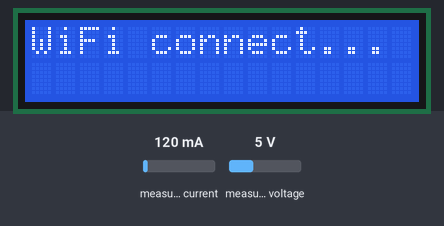
A sketch run on a simulated ESP32. On the bench: 16×2 character LCD. The test bench sets the inputs (shaded band); at power-on: measured current 120 mA, measured voltage 5 V. WiFi joins after 1.5 s; servers stay silent unless stated; uploads are accepted with an empty reply; what the sketch prints to the serial monitor is not drawn.

Above: at 1.6 s.
At 6.3 s:
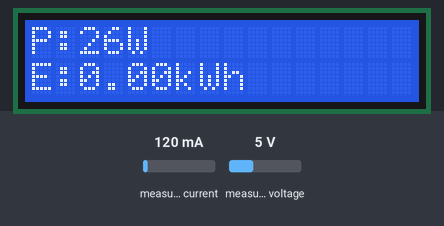
6.4 s: measured current set to 40 mA
At 7.6 s:
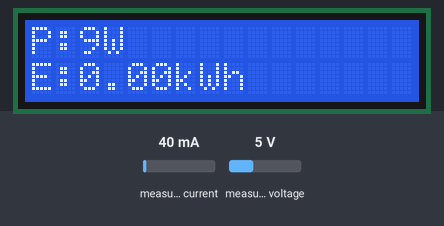
9.5 s: measured voltage set to 0.3 V
At 12.1 s:
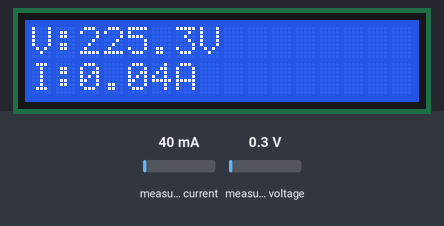
12.6 s: measured current set to 500 mA
At 15.1 s:
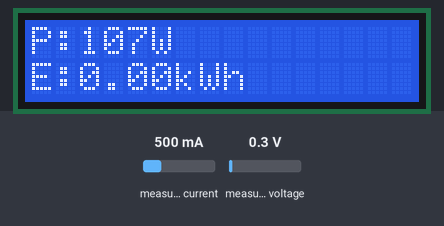
Timing chart, 0 to 16.6 s (numbered marks = the images above; inputs shaded):
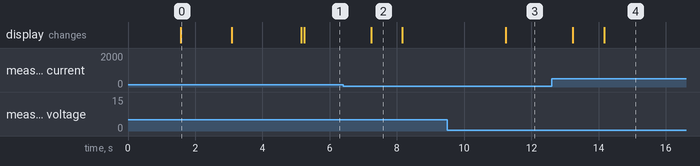

Measured:
- after the input at 6.4 s, the display: changes after 0.83 s (image 2)
- after the input at 9.5 s, the display: changes after 1.7 s (image 3)
- what the display in image 0 shows lasts 1.5 s, from 1.6 s to 3.1 s
- what the display in image 2 shows lasts 1.0 s, from 7.2 s to 8.2 s

The sketch:

code_final1.ino
```cpp
#include <WiFi.h>
#include <HTTPClient.h>
#include <LiquidCrystal.h>
#include <PZEM004Tv30.h>
#include <HardwareSerial.h>
#include <math.h>

// ========================
// CONFIG WIFI / API
// ========================
const char* API_URL = "http://192.168.43.29/smartgrid_dashboard/smartgrid_app/api/save_consommation.php";
const char* WIFI_SSID = "Galaxy note";
const char* WIFI_PASSWORD = "elroy123456";
const char* DEVICE_ID = "SG001";

// ========================
// LCD PARALLEL 16x2
// RS, E, D4, D5, D6, D7
// ========================
LiquidCrystal lcd(23, 22, 21, 19, 18, 5);

// ========================
// PZEM via UART2
// RX = GPIO16
// TX = GPIO17
// ========================
HardwareSerial pzemSerial(2);
PZEM004Tv30 pzem(pzemSerial, 17, 16);

// ========================
// TIMERS
// ========================
const unsigned long READ_INTERVAL_MS = 2000;
const unsigned long LCD_PAGE_INTERVAL_MS = 3000;
const unsigned long API_SEND_INTERVAL_MS = 15000;
const unsigned long WIFI_RETRY_INTERVAL_MS = 10000;

unsigned long lastReadAt = 0;
unsigned long lastPageAt = 0;
unsigned long lastApiSendAt = 0;
unsigned long lastWifiRetryAt = 0;

// ========================
// LCD PAGE INDEX
// ========================
int currentPage = 0;

// ========================
// MEASUREMENTS
// ========================
float voltage = NAN;
float current = 0.0;
float power = 0.0;
float energy = 0.0;
float frequency = 0.0;
float powerFactor = 0.0;

// ========================
// WIFI
// ========================
void connectWiFi() {
  if (WiFi.status() == WL_CONNECTED) {
    return;
  }

  WiFi.mode(WIFI_STA);
  WiFi.disconnect(true);
  delay(1000);

  Serial.print("[WiFi] Connecting to ");
  Serial.println(WIFI_SSID);

  WiFi.begin(WIFI_SSID, WIFI_PASSWORD);

  int retries = 0;
  while (WiFi.status() != WL_CONNECTED && retries < 30) {
    delay(500);
    Serial.print(".");
    retries++;
  }

  Serial.println();

  if (WiFi.status() == WL_CONNECTED) {
    Serial.print("[WiFi] Connected. IP: ");
    Serial.println(WiFi.localIP());
  } else {
    Serial.print("[WiFi] Failed. Status: ");
    Serial.println(WiFi.status());
  }
}

// ========================
// PZEM READ
// ========================
void readPzem() {
  voltage = pzem.voltage();
  current = pzem.current();
  power = pzem.power();
  energy = pzem.energy();
  frequency = pzem.frequency();
  powerFactor = pzem.pf();

  if (isnan(current)) current = 0.0;
  if (isnan(power)) power = 0.0;
  if (isnan(energy)) energy = 0.0;
  if (isnan(frequency)) frequency = 0.0;
  if (isnan(powerFactor)) powerFactor = 0.0;
}

// ========================
// SERIAL OUTPUT
// ========================
void printMeasurements() {
  Serial.println("------ MESURES ------");

  Serial.print("Voltage: ");
  Serial.print(voltage);
  Serial.println(" V");

  Serial.print("Current: ");
  Serial.print(current);
  Serial.println(" A");

  Serial.print("Power: ");
  Serial.print(power);
  Serial.println(" W");

  Serial.print("Energy: ");
  Serial.print(energy);
  Serial.println(" kWh");

  Serial.print("Frequency: ");
  Serial.print(frequency);
  Serial.println(" Hz");

  Serial.print("Power Factor: ");
  Serial.println(powerFactor);

  Serial.println("---------------------");
}

// ========================
// LCD DISPLAY
// ========================
void drawLcdPage() {
  lcd.clear();

  if (isnan(voltage)) {
    lcd.setCursor(0, 0);
    lcd.print("PZEM ERROR");
    lcd.setCursor(0, 1);
    lcd.print("Check AC/CT");
    return;
  }

  switch (currentPage) {
    case 0:
      lcd.setCursor(0, 0);
      lcd.print("V:");
      lcd.print(voltage, 1);
      lcd.print("V");

      lcd.setCursor(0, 1);
      lcd.print("I:");
      lcd.print(current, 2);
      lcd.print("A");
      break;

    case 1:
      lcd.setCursor(0, 0);
      lcd.print("P:");
      lcd.print(power, 0);
      lcd.print("W");

      lcd.setCursor(0, 1);
      lcd.print("E:");
      lcd.print(energy, 2);
      lcd.print("kWh");
      break;

    case 2:
      lcd.setCursor(0, 0);
      lcd.print("F:");
      lcd.print(frequency, 1);
      lcd.print("Hz");

      lcd.setCursor(0, 1);
      lcd.print("PF:");
      lcd.print(powerFactor, 2);

      if (WiFi.status() == WL_CONNECTED) {
        lcd.setCursor(11, 1);
        lcd.print("WiFi");
      }
      break;
  }
}

// ========================
// API SEND
// ========================
bool sendToApi() {
  if (WiFi.status() != WL_CONNECTED) {
    Serial.println("[API] WiFi not connected");
    return false;
  }

  if (isnan(voltage)) {
    Serial.println("[API] Invalid voltage, skip send");
    return false;
  }

  WiFiClient client;
  HTTPClient http;

  http.setTimeout(5000);  // 5 secondes max

  Serial.print("[API] URL: ");
  Serial.println(API_URL);

  if (!http.begin(client, API_URL)) {
    Serial.println("[API] http.begin failed");
    return false;
  }

  http.addHeader("Content-Type", "application/json");

  String payload = "{";
  payload += "\"numero_compteur\":\"" + String(DEVICE_ID) + "\",";
  payload += "\"tension\":" + String(voltage, 2) + ",";
  payload += "\"courant\":" + String(current, 3) + ",";
  payload += "\"puissance\":" + String(power, 2) + ",";
  payload += "\"energie\":" + String(energy, 3) + ",";
  payload += "\"source\":\"esp32_pzem\"";
  payload += "}";

  Serial.println("[API] Sending payload:");
  Serial.println(payload);

  int statusCode = http.POST(payload);

  if (statusCode > 0) {
    Serial.print("[API] Status: ");
    Serial.println(statusCode);

    String response = http.getString();
    Serial.print("[API] Response: ");
    Serial.println(response);
  } else {
    Serial.print("[API] POST failed, error: ");
    Serial.println(http.errorToString(statusCode));
  }

  http.end();
  return (statusCode >= 200 && statusCode < 300);
}

void printWiFiStatus() {
  Serial.print("[WiFi] Status: ");
  Serial.println(WiFi.status());

  if (WiFi.status() == WL_CONNECTED) {
    Serial.print("[WiFi] IP: ");
    Serial.println(WiFi.localIP());
  }
}

// ========================
// SETUP
// ========================
void setup() {
  Serial.begin(115200);

  pzemSerial.begin(9600, SERIAL_8N1, 16, 17);

  lcd.begin(16, 2);
  lcd.clear();
  lcd.setCursor(0, 0);
  lcd.print("Smart Meter");
  lcd.setCursor(0, 1);
  lcd.print("Init...");
  delay(1500);

  WiFi.mode(WIFI_STA);
  WiFi.begin(WIFI_SSID, WIFI_PASSWORD);

  Serial.print("[WiFi] Connecting");
  lcd.clear();
  lcd.setCursor(0, 0);
  lcd.print("WiFi connect...");

  int retry = 0;
  while (WiFi.status() != WL_CONNECTED && retry < 20) {
    delay(500);
    Serial.print(".");
    retry++;
  }
  Serial.println();

  if (WiFi.status() == WL_CONNECTED) {
    Serial.print("[WiFi] Connected. IP: ");
    Serial.println(WiFi.localIP());

    lcd.clear();
    lcd.setCursor(0, 0);
    lcd.print("WiFi connected");
    lcd.setCursor(0, 1);
    lcd.print(WiFi.localIP());
    delay(2000);
  } else {
    Serial.println("[WiFi] Connection failed");

    lcd.clear();
    lcd.setCursor(0, 0);
    lcd.print("WiFi failed");
    lcd.setCursor(0, 1);
    lcd.print("Check SSID/PASS");
    delay(2000);
  }

  Serial.println("System started");

  readPzem();
  printMeasurements();
  drawLcdPage();
}

// ========================
// LOOP
// ========================
void loop() {
  unsigned long now = millis();

  // Reconnexion WiFi si besoin
  if (WiFi.status() != WL_CONNECTED && now - lastWifiRetryAt >= WIFI_RETRY_INTERVAL_MS) {
    lastWifiRetryAt = now;
    connectWiFi();
    printWiFiStatus();
  }

  // Lecture PZEM
  if (now - lastReadAt >= READ_INTERVAL_MS) {
    lastReadAt = now;
    readPzem();
    printMeasurements();
    drawLcdPage();
  }

  // Rotation des pages LCD
  if (now - lastPageAt >= LCD_PAGE_INTERVAL_MS) {
    lastPageAt = now;
    currentPage = (currentPage + 1) % 3;
    drawLcdPage();
  }

  // Envoi API
  if (now - lastApiSendAt >= API_SEND_INTERVAL_MS) {
    lastApiSendAt = now;
    sendToApi();
  }
}
```
